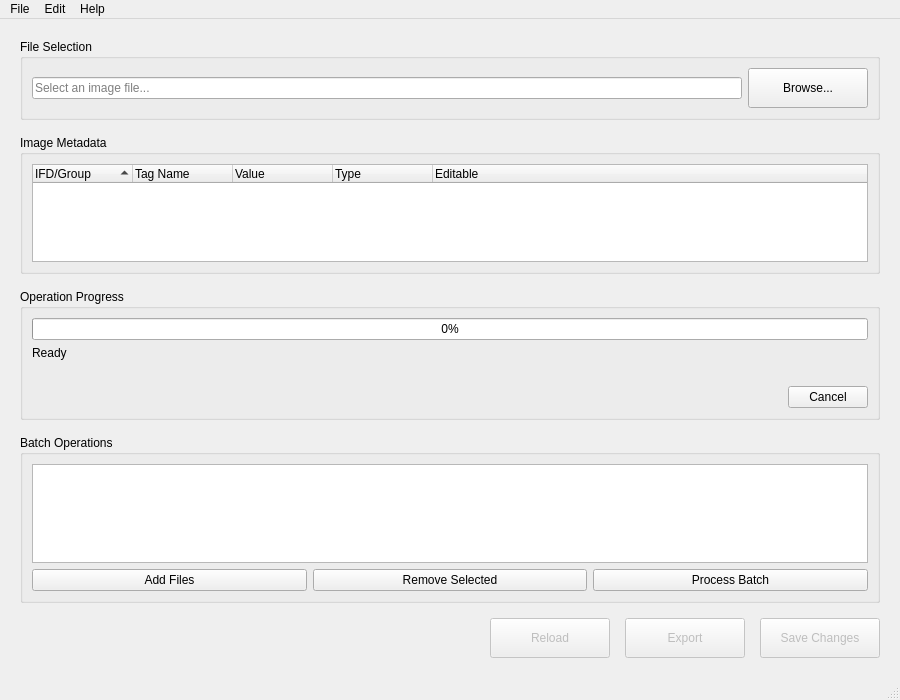
<?xml version="1.0" encoding="UTF-8"?>
<ui version="4.0">
 <class>ImageMetadataEditor</class>
 <widget class="QMainWindow" name="ImageMetadataEditor">
  <property name="geometry">
   <rect>
    <x>0</x>
    <y>0</y>
    <width>900</width>
    <height>700</height>
   </rect>
  </property>
  <property name="windowTitle">
   <string>Image Metadata Editor</string>
  </property>
  <property name="windowIcon">
   <iconset>
    <normaloff>icons/image_metadata.png</normaloff>icons/image_metadata.png</iconset>
  </property>
  <widget class="QWidget" name="centralwidget">
   <layout class="QVBoxLayout" name="verticalLayout">
    <property name="spacing">
     <number>15</number>
    </property>
    <property name="leftMargin">
     <number>20</number>
    </property>
    <property name="topMargin">
     <number>20</number>
    </property>
    <property name="rightMargin">
     <number>20</number>
    </property>
    <property name="bottomMargin">
     <number>20</number>
    </property>
    <item>
     <widget class="QGroupBox" name="fileGroupBox">
      <property name="title">
       <string>File Selection</string>
      </property>
      <layout class="QHBoxLayout" name="fileLayout">
       <item>
        <widget class="QLineEdit" name="filePathEdit">
         <property name="placeholderText">
          <string>Select an image file...</string>
         </property>
         <property name="readOnly">
          <bool>true</bool>
         </property>
        </widget>
       </item>
       <item>
        <widget class="QPushButton" name="browseButton">
         <property name="text">
          <string>Browse...</string>
         </property>
         <property name="minimumSize">
          <size>
           <width>120</width>
           <height>40</height>
          </size>
         </property>
        </widget>
       </item>
      </layout>
     </widget>
    </item>
    <item>
     <widget class="QGroupBox" name="metadataGroupBox">
      <property name="title">
       <string>Image Metadata</string>
      </property>
      <layout class="QVBoxLayout" name="metadataLayout">
       <item>
        <widget class="QTreeWidget" name="metadataTreeWidget">
         <property name="alternatingRowColors">
          <bool>true</bool>
         </property>
         <property name="sortingEnabled">
          <bool>true</bool>
         </property>
         <property name="columnCount">
          <number>5</number>
         </property>
         <column>
          <property name="text">
           <string>IFD/Group</string>
          </property>
         </column>
         <column>
          <property name="text">
           <string>Tag Name</string>
          </property>
         </column>
         <column>
          <property name="text">
           <string>Value</string>
          </property>
         </column>
         <column>
          <property name="text">
           <string>Type</string>
          </property>
         </column>
         <column>
          <property name="text">
           <string>Editable</string>
          </property>
         </column>
        </widget>
       </item>
      </layout>
     </widget>
    </item>
    <item>
     <widget class="QGroupBox" name="progressGroupBox">
      <property name="title">
       <string>Operation Progress</string>
      </property>
      <property name="visible">
       <bool>false</bool>
      </property>
      <layout class="QVBoxLayout" name="progressLayout">
       <item>
        <widget class="QProgressBar" name="progressBar">
         <property name="value">
          <number>0</number>
         </property>
        </widget>
       </item>
       <item>
        <widget class="QLabel" name="progressMessageLabel">
         <property name="text">
          <string>Ready</string>
         </property>
        </widget>
       </item>
       <item>
        <widget class="QLabel" name="timeEstimateLabel">
         <property name="text">
          <string></string>
         </property>
        </widget>
       </item>
       <item>
        <layout class="QHBoxLayout" name="progressButtonsLayout">
         <item>
          <spacer name="progressSpacer">
           <property name="orientation">
            <enum>Qt::Horizontal</enum>
           </property>
           <property name="sizeHint" stdset="0">
            <size>
             <width>40</width>
             <height>20</height>
            </size>
           </property>
          </spacer>
         </item>
         <item>
          <widget class="QPushButton" name="cancelButton">
           <property name="text">
            <string>Cancel</string>
           </property>
           <property name="visible">
            <bool>false</bool>
           </property>
          </widget>
         </item>
        </layout>
       </item>
      </layout>
     </widget>
    </item>
    <item>
     <widget class="QGroupBox" name="batchGroupBox">
      <property name="title">
       <string>Batch Operations</string>
      </property>
      <property name="visible">
       <bool>false</bool>
      </property>
      <layout class="QVBoxLayout" name="batchLayout">
       <item>
        <widget class="QListWidget" name="batchListWidget"/>
       </item>
       <item>
        <layout class="QHBoxLayout" name="batchButtonsLayout">
         <item>
          <widget class="QPushButton" name="addFilesButton">
           <property name="text">
            <string>Add Files</string>
           </property>
          </widget>
         </item>
         <item>
          <widget class="QPushButton" name="removeFilesButton">
           <property name="text">
            <string>Remove Selected</string>
           </property>
          </widget>
         </item>
         <item>
          <widget class="QPushButton" name="processBatchButton">
           <property name="text">
            <string>Process Batch</string>
           </property>
          </widget>
         </item>
        </layout>
       </item>
      </layout>
     </widget>
    </item>
    <item>
     <layout class="QHBoxLayout" name="actionButtonsLayout">
      <item>
       <spacer name="actionButtonsSpacer">
        <property name="orientation">
         <enum>Qt::Horizontal</enum>
        </property>
        <property name="sizeHint" stdset="0">
         <size>
          <width>40</width>
          <height>20</height>
         </size>
        </property>
       </spacer>
      </item>
      <item>
       <widget class="QPushButton" name="reloadButton">
        <property name="text">
         <string>Reload</string>
        </property>
        <property name="enabled">
         <bool>false</bool>
        </property>
        <property name="minimumSize">
         <size>
          <width>120</width>
          <height>40</height>
         </size>
        </property>
       </widget>
      </item>
      <item>
       <widget class="QPushButton" name="exportButton">
        <property name="text">
         <string>Export</string>
        </property>
        <property name="enabled">
         <bool>false</bool>
        </property>
        <property name="minimumSize">
         <size>
          <width>120</width>
          <height>40</height>
         </size>
        </property>
       </widget>
      </item>
      <item>
       <widget class="QPushButton" name="saveButton">
        <property name="text">
         <string>Save Changes</string>
        </property>
        <property name="enabled">
         <bool>false</bool>
        </property>
        <property name="minimumSize">
         <size>
          <width>120</width>
          <height>40</height>
         </size>
        </property>
       </widget>
      </item>
     </layout>
    </item>
   </layout>
  </widget>
  <widget class="QMenuBar" name="menubar">
   <property name="geometry">
    <rect>
     <x>0</x>
     <y>0</y>
     <width>900</width>
     <height>22</height>
    </rect>
   </property>
   <widget class="QMenu" name="menuFile">
    <property name="title">
     <string>File</string>
    </property>
    <addaction name="actionOpen"/>
    <addaction name="actionSave"/>
    <addaction name="actionExport"/>
    <addaction name="separator"/>
    <addaction name="actionExit"/>
   </widget>
   <widget class="QMenu" name="menuEdit">
    <property name="title">
     <string>Edit</string>
    </property>
    <addaction name="actionReload"/>
    <addaction name="separator"/>
    <addaction name="actionBatchMode"/>
   </widget>
   <widget class="QMenu" name="menuHelp">
    <property name="title">
     <string>Help</string>
    </property>
    <addaction name="actionAbout"/>
   </widget>
   <addaction name="menuFile"/>
   <addaction name="menuEdit"/>
   <addaction name="menuHelp"/>
  </widget>
  <widget class="QStatusBar" name="statusbar"/>
  <action name="actionOpen">
   <property name="text">
    <string>Open...</string>
   </property>
   <property name="shortcut">
    <string>Ctrl+O</string>
   </property>
  </action>
  <action name="actionSave">
   <property name="enabled">
    <bool>false</bool>
   </property>
   <property name="text">
    <string>Save</string>
   </property>
   <property name="shortcut">
    <string>Ctrl+S</string>
   </property>
  </action>
  <action name="actionExport">
   <property name="enabled">
    <bool>false</bool>
   </property>
   <property name="text">
    <string>Export...</string>
   </property>
   <property name="shortcut">
    <string>Ctrl+E</string>
   </property>
  </action>
  <action name="actionExit">
   <property name="text">
    <string>Exit</string>
   </property>
   <property name="shortcut">
    <string>Ctrl+Q</string>
   </property>
  </action>
  <action name="actionReload">
   <property name="enabled">
    <bool>false</bool>
   </property>
   <property name="text">
    <string>Reload</string>
   </property>
   <property name="shortcut">
    <string>F5</string>
   </property>
  </action>
  <action name="actionBatchMode">
   <property name="text">
    <string>Batch Mode</string>
   </property>
   <property name="checkable">
    <bool>true</bool>
   </property>
  </action>
  <action name="actionAbout">
   <property name="text">
    <string>About</string>
   </property>
  </action>
 </widget>
 <resources/>
 <connections/>
</ui>
